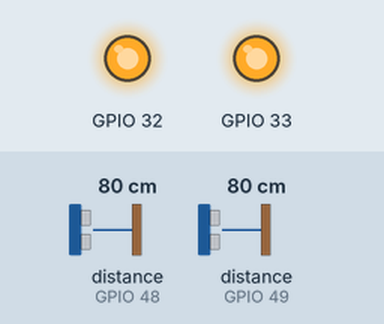
Recording of a sketch running on a simulated ESP32. Parts: output pins drawn as LEDs (lit = HIGH). Inputs (shaded band) come from the test bench; at power-on: distance to the obstacle (sensors on GPIO 48, GPIO 49) 80 cm. WiFi joins after 1.5 s; servers stay silent unless stated; uploads are accepted with an empty reply; what the sketch prints to the serial monitor is not drawn.

Above: at 0.1 s.
Timing chart, 0 to 1.6 s (numbered marks = the images above):
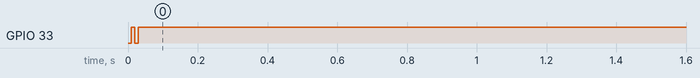

The sketch:

laser.ino
```cpp
#include <HTTPClient.h>


#include <WiFi.h>
#include "ThingSpeak.h"
#include "Adafruit_VL53L0X.h"
#include <Wire.h>

const char* ssid = "wifing";
const char* password = "wifing-pub";
WiFiClient  client;

unsigned long myChannelNumber = 1;
const char * myWriteAPIKey = "P5NTS5EHZ07HTO6O";


const int THRESHOLD = 100;
const int MIN_TIME = 250;
const int SPEED = 350;
Adafruit_VL53L0X lox = Adafruit_VL53L0X();
Adafruit_VL53L0X lox2 = Adafruit_VL53L0X();

void setup() {
    Serial.begin(115200);
    Wire.begin(21,22);
    while (! Serial) {
      delay(1);
    }
    pinMode(32, OUTPUT);
    pinMode(33, OUTPUT);
    digitalWrite(32, LOW);
    digitalWrite(33, LOW);
    delay(10);
    digitalWrite(32, HIGH);
    digitalWrite(33, HIGH);
    delay(10);
    digitalWrite(33, LOW);
    lox.begin(0x30, false);
    delay(10);
    digitalWrite(33, HIGH);
    lox2.begin(0x31);
    delay(100);
    WiFi.mode(WIFI_STA);
    ThingSpeak.begin(client);
    Serial.println(F("VL53L0X API Simple Ranging example\n\n"));
}
VL53L0X_RangingMeasurementData_t measure;
VL53L0X_RangingMeasurementData_t measure2;
const int TH1 = 1300;
const int TH2 = 1300;

int state = 0;
float count = 0;
int pseudocount = 0;
int polarity = 0;
float estimator(int c, int p) {
  if (c < 5) {
    return 1.0*p;
  }
  else {
    return (1.0 + (float)(c-5)/5.0)*p;
  }
}
int last_time = 0;
short samples[4096];
int length = 0;

void send_data() {
    if(WiFi.status() != WL_CONNECTED){
        Serial.print("Attempting to connect");
        while(WiFi.status() != WL_CONNECTED){
            WiFi.begin(ssid, password);
            delay(5000);
        }
        Serial.println("\nConnected.");
    }
    WiFiClient client;
    HTTPClient http;
    String httpRequestData = "[";
    http.begin(client, "http://fing-bot.brazilsouth.cloudapp.azure.com:5000/laser");
    http.addHeader("Content-Type", "application/json");

    for (int i = 0; i < length; i++) {
        httpRequestData += samples[i];
        if (i < length-1) {
            httpRequestData += ",";
        }
    }
    httpRequestData += "]";
    int x = http.POST(httpRequestData);
    if(x == 200){
        Serial.println("Channel update successful.");
    }
    else{
        Serial.println("Problem updating channel. HTTP error code " + String(x));
    }
    delay(1000);
}

void loop() {
    lox.rangingTest(&measure, false); // pass in 'true' to get debug data printout!
    lox2.rangingTest(&measure2, false); // pass in 'true' to get debug data printout!
    int m1 = measure.RangeMilliMeter;
    int m2 = measure2.RangeMilliMeter;
    samples[length++] = m1;
    samples[length++] = m2;
    delay(50);
    if (length % 100 == 0) {
      Serial.println(length);
    }
    if (length == 4096) {
        send_data();
        length = 0;
    }
    else if (millis() - last_time > 30000) {
        send_data();
        length = 0;
        last_time = millis();
    }
}
```
